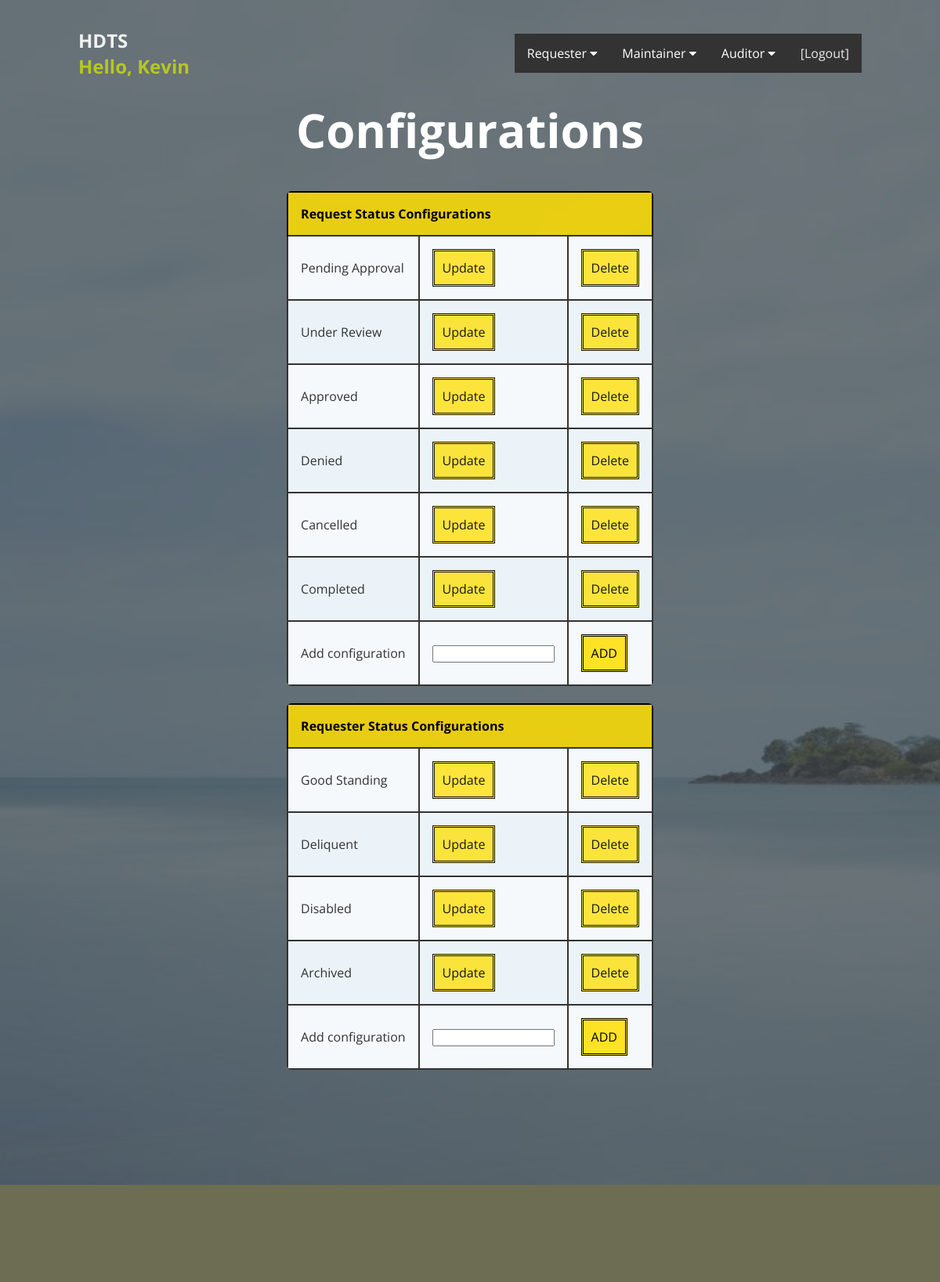
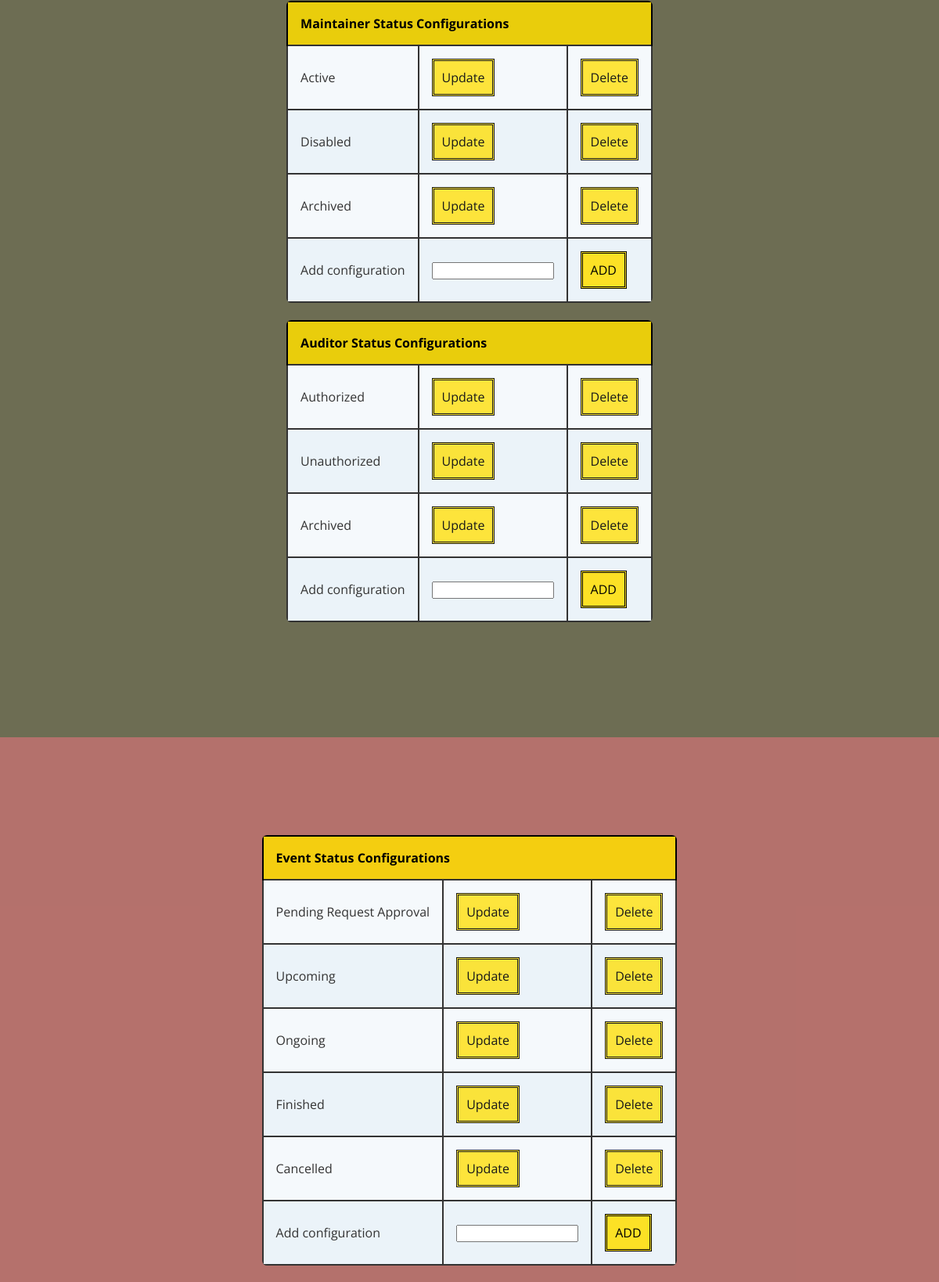
Page /maintainer_configurations (signed in, upper part) on the committed database (2 pictures, top to bottom).
### website/models.py (models this page shows)
class RequestStatusChoice(models.Model):
    choice = models.CharField(max_length=300)
    def __str__(self):
        return self.choice

class RequesterStatusChoice(models.Model):
    choice = models.CharField(max_length=300)
    def __str__(self):
        return self.choice

class MaintainerStatusChoice(models.Model):
    choice = models.CharField(max_length=300)
    def __str__(self):
        return self.choice

class AuditorStatusChoice(models.Model):
    choice = models.CharField(max_length=300)
    def __str__(self):
        return self.choice

class EventStatusChoice(models.Model):
    choice = models.CharField(max_length=300)
    def __str__(self):
        return self.choice

### website/decorators.py (the view)
        def wrapper_func(request, *args, **kwargs):
            groups = []
            if request.user.groups.exists():
                for group in request.user.groups.all():
                    groups.append(group.name)
            check_true = any(group_names in groups for group_names in allowed_roles)
            if check_true:
                return view_func(request, *args, **kwargs)
            else:
                return HttpResponse("You are not authorized to view this page")

### website/forms.py
class CreateOrUpdateRequestStatusChoiceForm(ModelForm):
    class Meta:
        model = RequestStatusChoice
        fields = '__all__'

class CreateOrUpdateRequesterStatusChoiceForm(ModelForm):
    class Meta:
        model = RequesterStatusChoice
        fields = '__all__'

### website/models.py (called while the page is built)
    def __str__(self):
        return self.choice

    def __str__(self):
        return self.choice

    def __str__(self):
        return self.choice

    def __str__(self):
        return self.choice

    def __str__(self):
        return self.choice

    def __str__(self):
        return self.choice

### website/templates/pages/maintainer_configurations.html (shortened to what this page needs)
{% extends 'pages/base.html' %}
{% load static %}
{% block mainBody %}
<section class="hero">
    <div class="background-image" style="background-image: url({% static 'assets/img/island.jpg' %});"></div>
    <h1>Configurations</h1>
    <br>
    <table class="rwd-table">
        <tr>
            <th colspan=3>Request Status Configurations</th>
        </tr>
        {% for field in request_status_choice %}
        <tr>
            <td>{{field}}</td>
            <td>
                <a class="submit-button" href="{% url 'u_configurations_request_status_choice' field.id %}">Update</a>
            </td>
            <td>
                <a class="submit-button" href="{% url 'd_configurations_request_status_choice' field.id %}">Delete</a>
            </td>
        </tr>
        {%endfor%}
        <form method="POST">
            <tr>
                <td>Add configuration</td>
                <td>{{request_status_choice_form.choice}}</td>
                <td><input name="config1" type="submit" class="submit-button" value="ADD"></td>
            </tr>
        </form>
    </table>
    <br>
    <table class="rwd-table">
        <tr>
            <th colspan=3>Requester Status Configurations</th>
        </tr>
        {% for field in requester_status_choice %}
        <tr>
            <td>{{field}}</td>
            <td>
                <a class="submit-button" href="{% url 'u_configurations_requester_status_choice' field.id %}">Update</a>
            </td>
            <td>
                <a class="submit-button" href="{% url 'd_configurations_requester_status_choice' field.id %}">Delete</a>
            </td>
        </tr>
        {%endfor%}
        <form method="POST">
            <tr>
                <td>Add configuration</td>
                <td>{{requester_status_choice_form.choice}}</td>
                <td><input name="config2" type="submit" class="submit-button" value="ADD"></td>
            </tr>
        </form>
    </table>
    <br>
</section>
<section class="custom1">
    <table class="rwd-table">
        <tr>
            <th colspan=3>Maintainer Status Configurations</th>
        </tr>
        {% for field in maintainer_status_choice %}
        <tr>
            <td>{{field}}</td>
            <td>
                <a class="submit-button"
                   href="{% url 'u_configurations_maintainer_status_choice' field.id %}">Update</a>
            </td>
            <td>
                <a class="submit-button"
                   href="{% url 'd_configurations_maintainer_status_choice' field.id %}">Delete</a>
            </td>
        </tr>
        {%endfor%}
        <form method="POST">
            <tr>
                <td>Add configuration</td>
                <td>{{maintainer_status_choice_form.choice}}</td>
                <td><input name="config3" type="submit" class="submit-button" value="ADD"></td>
            </tr>
        </form>
    </table>
    <br>
    <table class="rwd-table">
        <tr>
            <th colspan=3>Auditor Status Configurations</th>
        </tr>
        {% for field in auditor_status_choice %}
        <tr>
            <td>{{field}}</td>
            <td>
                <a class="submit-button" href="{% url 'u_configurations_auditor_status_choice' field.id %}">Update</a>
            </td>
            <td>
                <a class="submit-button" href="{% url 'd_configurations_auditor_status_choice' field.id %}">Delete</a>
            </td>
        </tr>
        {%endfor%}
        <form method="POST">
            <tr>
                <td>Add configuration</td>
                <td>{{auditor_status_choice_form.choice}}</td>
                <td><input name="config4" type="submit" class="submit-button" value="ADD"></td>
            </tr>
        </form>
    </table>
    <br>
</section>
<section class="custom2">
    <table class="rwd-table">
        <tr>
            <th colspan=3>Event Status Configurations</th>
        </tr>
        {% for field in event_status_choice %}
        <tr>
            <td>{{field}}</td>
            <td>
                <a class="submit-button" href="{% url 'u_configurations_event_status_choice' field.id %}">Update</a>
            </td>
            <td>
                <a class="submit-button" href="{% url 'd_configurations_event_status_choice' field.id %}">Delete</a>
            </td>
        </tr>
        {%endfor%}
        <form method="POST">
            <tr>
                <td>Add configuration</td>
                <td>{{event_status_choice_form.choice}}</td>
                <td><input name="config5" type="submit" class="submit-button" value="ADD"></td>
            </tr>
        </form>
    </table>
    <br>
    <br>
</section>
{% endblock %}

### website/templates/pages/base.html (shortened to what this page needs)
{% load static %}
<!DOCTYPE html>
<html>
<head>
    <link rel="stylesheet" href="http://maxcdn.bootstrapcdn.com/font-awesome/4.6.0/css/font-awesome.min.css">
    <link rel="stylesheet" href="{% static 'assets/css/styles2.css' %}">
</head>
<body>
<header>
    <h2><a href="{% url 'base' %}">HDTS</a>
        {% if request.user.is_authenticated %}
        <a href="{% url 'profilePage' %}">
            <p style="text-align:center;">
            <span style="color:rgba(201, 219, 10, 0.9);">Hello, {{request.user.first_name}}</span>
        </p>
        {% endif %}
        </a>
    </h2>
    {% block navbar %}
    {% if request.user.is_authenticated %}
    {% include 'pages/navbar_base.html' %}
    {% endif %}
    {% endblock %}
</header>
{% block mainBody %}{% endblock %}
</body>
</html>

### static/assets/css/styles2.css (style rules this page uses)
* { margin: 0; padding: 0; box-sizing: border-box; }
html { font: normal 16px sans-serif; color: #555; }
a { text-decoration: none; color: inherit; cursor: pointer; opacity: 0.9; }
section { display: flex; flex-direction: column; align-items: center; padding: 125px 100px; }
header { position: absolute; top: 0; left: 0; z-index: 10; width: 100%; display: flex; justify-content: space-between; align-items: center; color: #fff; padding: 35px 100px 0; }
header h2 { font-family: 'Quicksand', sans-serif; }
.hero { position: relative; justify-content: center; min-height: 100vh; color: #fff; text-align: center; }
.hero .background-image { position: absolute; top: 0; left: 0; width: 100%; height: 100%; background-size: cover; background-color: #2196F3; z-index: -1; }
.hero .background-image:after { content: ''; position: absolute; top: 0; left: 0; width: 100%; height: 100%; background-color: #414a4f; opacity: 0.75; }
.hero h1 { font: bold 60px 'Open Sans', sans-serif; margin-bottom: 15px; }
.custom1 { color: white; background-color: rgba(73, 73, 40, 0.8); }
.custom2 { color: black; background-color: rgba(131, 19, 10, 0.6); }
* { font-family: 'Open Sans', sans-serif; }
.rwd-table { margin: auto; min-width: 300px; max-width: 100%; border-collapse: collapse; }
.rwd-table tr:first-child { background: rgba(255, 222, 0, 0.85); color: black; }
.rwd-table tr { background-color: #f5f9fc; }
.rwd-table tr:nth-child(odd):not(:first-child) { background-color: #ebf3f9; }
.rwd-table th { display: none; border-top: 2px solid black; border-left: 2px solid black; border-right: 2px solid black; }
.rwd-table td { display: block; border: 2px solid; }
.rwd-table td:first-child { margin-top: .5em; }
.rwd-table td:last-child { margin-bottom: .5em; }
.rwd-table td:before { font-weight: bold; width: 120px; display: inline-block; color: #000; }
.rwd-table th, .rwd-table td { text-align: left; }
.rwd-table { color: #333; border-radius: .4em; overflow: hidden; }
.rwd-table tr { border-color: #bfbfbf; }
.rwd-table th, .rwd-table td { padding: .5em 1em; }
@media screen and (min-width: 600px) { .rwd-table { border: none; } }
@media screen and (min-width: 600px) { .rwd-table td:before { display: none; } }
@media screen and (min-width: 600px) { .rwd-table th, .rwd-table td { display: table-cell; padding: .25em .5em; } }
@media screen and (min-width: 600px) { .rwd-table th:first-child, .rwd-table td:first-child { padding-left: 0; } }
@media screen and (min-width: 600px) { .rwd-table th:last-child, .rwd-table td:last-child { padding-right: 0; } }
@media screen and (min-width: 600px) { .rwd-table th, .rwd-table td { padding: 1em !important; } }
.submit-button { background-color: rgba(255, 222, 0, 0.85); border: double; color: black; padding: 10px; text-align: center; text-decoration: none; display: inline-block; font-size: 16px; cursor: pointer; }

### rows in the picture
RequestStatusChoice: choice "Pending Approval"
RequestStatusChoice: choice "Under Review"
RequestStatusChoice: choice "Approved"
RequestStatusChoice: choice "Denied"
RequestStatusChoice: choice "Cancelled"
RequestStatusChoice: choice "Completed"
RequesterStatusChoice: choice "Good Standing"
RequesterStatusChoice: choice "Deliquent"
RequesterStatusChoice: choice "Disabled"
RequesterStatusChoice: choice "Archived"
MaintainerStatusChoice: choice "Active"
MaintainerStatusChoice: choice "Disabled"
MaintainerStatusChoice: choice "Archived"
AuditorStatusChoice: choice "Authorized"
AuditorStatusChoice: choice "Unauthorized"
AuditorStatusChoice: choice "Archived"
EventStatusChoice: choice "Pending Request Approval"
EventStatusChoice: choice "Upcoming"
EventStatusChoice: choice "Ongoing"
EventStatusChoice: choice "Finished"
EventStatusChoice: choice "Cancelled"

### other values in the picture
{{ request.user.first_name }} "Kevin"
